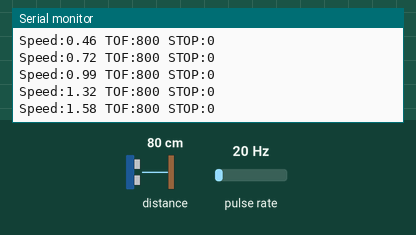
This sketch was run on a simulated ESP32. Shown: the last lines printed to the serial monitor. Wiring (inferred from the names in the program): pulse sensor: data GPIO 25. The test bench sets the inputs (shaded band); at power-on: distance to the obstacle 80 cm, pulse rate 20 Hz. The local clock reads 2024-03-15 10:24:30 at power-on unless the sketch sets it; storage starts empty.

Above: at 2.3 s.
2.4 s: distance to the obstacle set to 2 cm
At 2.76 s:
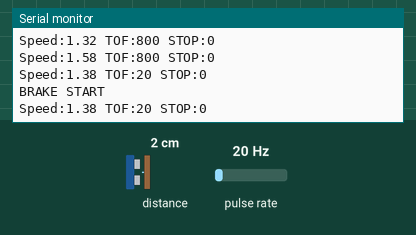
4.0 s: distance to the obstacle set to 18 cm
At 4.17 s:
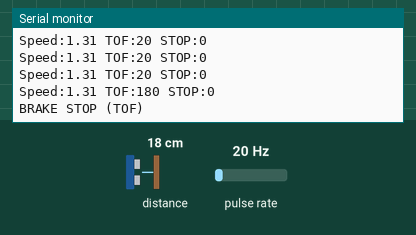
7.0 s: pulse rate (sensor on GPIO 25) set to 4 Hz
At 7.18 s:
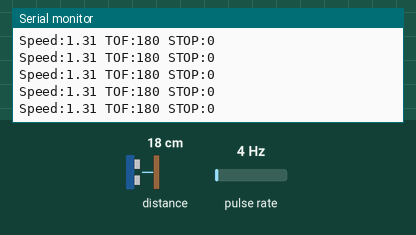
8.5 s: pulse rate (sensor on GPIO 25) set to 50 Hz
At 8.59 s:
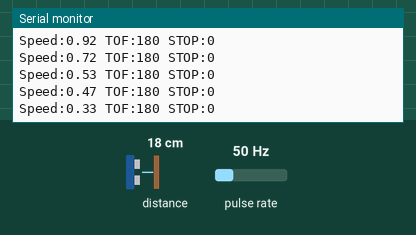
Timing chart, 0 to 11.0 s (numbered marks = the images above; inputs shaded):
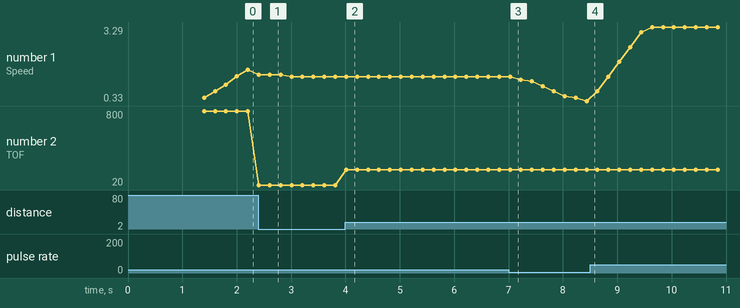

Measured:
- after the input at 2.4 s, the serial monitor: prints a new line at once (image 1)
- after the input at 4.0 s, the serial monitor: prints a new line at once (image 2)
- plotted number 1: 1.31 → 0.33 after the input at 7.0 s, 0.33 → 3.29 after the input at 8.5 s
- plotted number 2: 800 → 20 after the input at 2.4 s, 20 → 180 after the input at 4.0 s

The sketch:

Breakprojectwithrtc2.ino
```cpp
#include <Wire.h>
#include <VL53L0X.h>
#include <SPI.h>
#include <SD.h>
#include <RTClib.h>

// ================== PINS ==================
#define ENC_A 25
#define ENC_B 26
#define SD_CS 5

// ================== CONSTANTS ==================
#define PPR                20
#define WHEEL_RADIUS       0.21
#define TOF_THRESHOLD      120
#define LOOP_DT            200
#define TOF_DEBOUNCE_COUNT 5
#define WHEEL_STOP_SPEED   0.01
#define SOFT_BRAKE_TIME    5.0
#define FILTER_SIZE        5
#define STOP_TIMEOUT       5000

// ================== OBJECTS ==================
VL53L0X tof;
RTC_DS3231 rtc;

// ================== FILES ==================
File motionLog;
File brakeLog;

// ================== STATE ==================
enum WheelState { MOVING, BRAKING, STOPPED };
WheelState state = STOPPED;

// ================== VARIABLES ==================
volatile long pulseCount = 0;

unsigned long lastCalcTime = 0;
unsigned long lastFlushTime = 0;
unsigned long lastPulseTime = 0;

// motion
float rpm = 0;
float speed = 0;
float prevSpeed = 0;
float acceleration = 0;

float distanceStep = 0;
float totalDistance = 0;
float brakingDistance = 0;

// filter
float speedBuffer[FILTER_SIZE] = {0};
int filterIndex = 0;

// brake
bool brakeActive = false;
bool brakeLogged = false;

unsigned long brakeStartMillis = 0;
String brakeStartTime = "";
float brakeStartSpeed = 0;

int tofBelowCount = 0;
int baseDistance = 0;

// ================== ISR ==================
void IRAM_ATTR encoderISR() {
  pulseCount++;
  lastPulseTime = millis();
}

// ================== FILTER ==================
float smoothSpeed(float v) {
  speedBuffer[filterIndex] = v;
  filterIndex = (filterIndex + 1) % FILTER_SIZE;

  float sum = 0;
  for (int i = 0; i < FILTER_SIZE; i++) sum += speedBuffer[i];
  return sum / FILTER_SIZE;
}

// ================== TIME ==================
String timeStamp() {
  DateTime now = rtc.now();

  char buf[25];
  snprintf(buf, sizeof(buf),
           "%04d-%02d-%02d %02d:%02d:%02d",
           now.year(), now.month(), now.day(),
           now.hour(), now.minute(), now.second());

  return String(buf);
}

// ================== SETUP ==================
void setup() {
  Serial.begin(115200);
  delay(1000);

  Wire.begin(21, 22);

  pinMode(ENC_A, INPUT_PULLUP);
  attachInterrupt(digitalPinToInterrupt(ENC_A), encoderISR, RISING);

  // RTC
  rtc.begin();

  if (rtc.lostPower()) {
    Serial.println("RTC lost power");
  }

  // ================== TOF FIX ==================
  if (!tof.init()) {
    Serial.println("TOF INIT FAILED");
  } else {
    tof.setTimeout(50);
    tof.startContinuous();   // IMPORTANT FIX
    delay(100);

    baseDistance = tof.readRangeContinuousMillimeters();
    Serial.print("TOF base: ");
    Serial.println(baseDistance);
  }

  // SD
  if (!SD.begin(SD_CS)) {
    Serial.println("SD FAIL");
    return;
  }

  int s = 1;
  while (SD.exists("/S" + String(s))) s++;

  String folder = "/S" + String(s);
  SD.mkdir(folder);

  String motionFile = folder + "/motion.csv";
  String brakeFile  = folder + "/brake.csv";

  motionLog = SD.open(motionFile, FILE_WRITE);
  if (motionLog)
    motionLog.println("Time,RPM,Speed,Accel,Distance,TOF");

  brakeLog = SD.open(brakeFile, FILE_WRITE);
  if (brakeLog)
    brakeLog.println("Start,Stop,Time,StartSpeed,BrakeDist,Type,Decel");

  lastCalcTime = millis();
  lastPulseTime = millis();
  lastFlushTime = millis();

  Serial.println("SYSTEM READY");
}

// ================== BRAKE ==================
void updateBrake(int tofDist, float speed, unsigned long now) {

  // ---------- START ----------
  if (!brakeActive && !brakeLogged) {

    if (tofDist < TOF_THRESHOLD) {
      tofBelowCount++;

      if (tofBelowCount >= TOF_DEBOUNCE_COUNT) {

        brakeActive = true;
        brakingDistance = 0;

        brakeStartMillis = now;
        brakeStartTime = timeStamp();
        brakeStartSpeed = speed;

        tofBelowCount = 0;

        Serial.println("BRAKE START");
      }
    } else {
      tofBelowCount = 0;
    }
  }

  // ---------- TOF STOP ----------
  if (brakeActive && tofDist >= TOF_THRESHOLD) {

    float t = (now - brakeStartMillis) / 1000.0;

    if (brakeLog) {
      brakeLog.print(brakeStartTime); brakeLog.print(",");
      brakeLog.print(timeStamp()); brakeLog.print(",");
      brakeLog.print(t, 2); brakeLog.print(",");
      brakeLog.print(brakeStartSpeed, 3); brakeLog.print(",");
      brakeLog.print(brakingDistance, 3); brakeLog.print(",");
      brakeLog.print((t >= SOFT_BRAKE_TIME) ? "Soft" : "Hard"); brakeLog.print(",");
      brakeLog.println((t > 0) ? (speed - brakeStartSpeed) / t : 0);
    }

    Serial.println("BRAKE STOP (TOF)");

    brakeActive = false;
    brakeLogged = true;
  }

  // ---------- WHEEL STOP ----------
  bool wheelStopped = (millis() - lastPulseTime > STOP_TIMEOUT);

  if (brakeActive && wheelStopped) {

    float t = (now - brakeStartMillis) / 1000.0;

    if (brakeLog) {
      brakeLog.print(brakeStartTime); brakeLog.print(",");
      brakeLog.print(timeStamp()); brakeLog.print(",");
      brakeLog.print(t, 2); brakeLog.print(",");
      brakeLog.print(brakeStartSpeed, 3); brakeLog.print(",");
      brakeLog.print(brakingDistance, 3); brakeLog.print(",");
      brakeLog.print((t >= SOFT_BRAKE_TIME) ? "Soft" : "Hard"); brakeLog.print(",");
      brakeLog.println((t > 0) ? (speed - brakeStartSpeed) / t : 0);
    }

    Serial.println("BRAKE STOP (WHEEL)");

    brakeActive = false;
    brakeLogged = true;
  }

  if (!brakeActive && brakeLogged) {
    if (tofDist >= TOF_THRESHOLD) brakeLogged = false;
  }
}

// ================== LOOP ==================
void loop() {

  unsigned long now = millis();

  // ===== TOF READ FIXED =====
  int tofDist = tof.readRangeContinuousMillimeters();

  if (tof.timeoutOccurred()) {
    tofDist = baseDistance;
  }

  // ================== SPEED ==================
  if (now - lastCalcTime >= LOOP_DT) {

    noInterrupts();
    long pulses = pulseCount;
    pulseCount = 0;
    interrupts();

    float dt = (now - lastCalcTime) / 1000.0;
    lastCalcTime = now;

    rpm = (pulses * 60.0) / (PPR * dt);

    float revs = pulses / (float)PPR;
    distanceStep = revs * 2 * 3.1415926 * WHEEL_RADIUS;

    if (pulses > 0) {
      speed = smoothSpeed(distanceStep / dt);
    } else {
      speed *= 0.9;
      if (speed < 0.02) speed = 0;
    }

    acceleration = (speed - prevSpeed) / dt;
    prevSpeed = speed;

    totalDistance += distanceStep;
    if (brakeActive) brakingDistance += distanceStep;

    if (motionLog) {
      motionLog.print(timeStamp()); motionLog.print(",");
      motionLog.print(rpm, 1); motionLog.print(",");
      motionLog.print(speed, 3); motionLog.print(",");
      motionLog.print(acceleration, 3); motionLog.print(",");
      motionLog.print(totalDistance, 4); motionLog.print(",");
      motionLog.println(tofDist);
    }

    Serial.print("Speed:");
    Serial.print(speed);
    Serial.print(" TOF:");
    Serial.print(tofDist);
    Serial.print(" STOP:");
   bool wheelStopped = (millis() - lastPulseTime > STOP_TIMEOUT);

Serial.println(wheelStopped);
  }

  updateBrake(tofDist, speed, now);

  // ================== FLUSH ==================
  if (millis() - lastFlushTime > 5000) {
    if (motionLog) motionLog.flush();
    if (brakeLog) brakeLog.flush();

    Serial.print("HEAP:");
    Serial.println(ESP.getFreeHeap());

    lastFlushTime = millis();
  }
}
```
